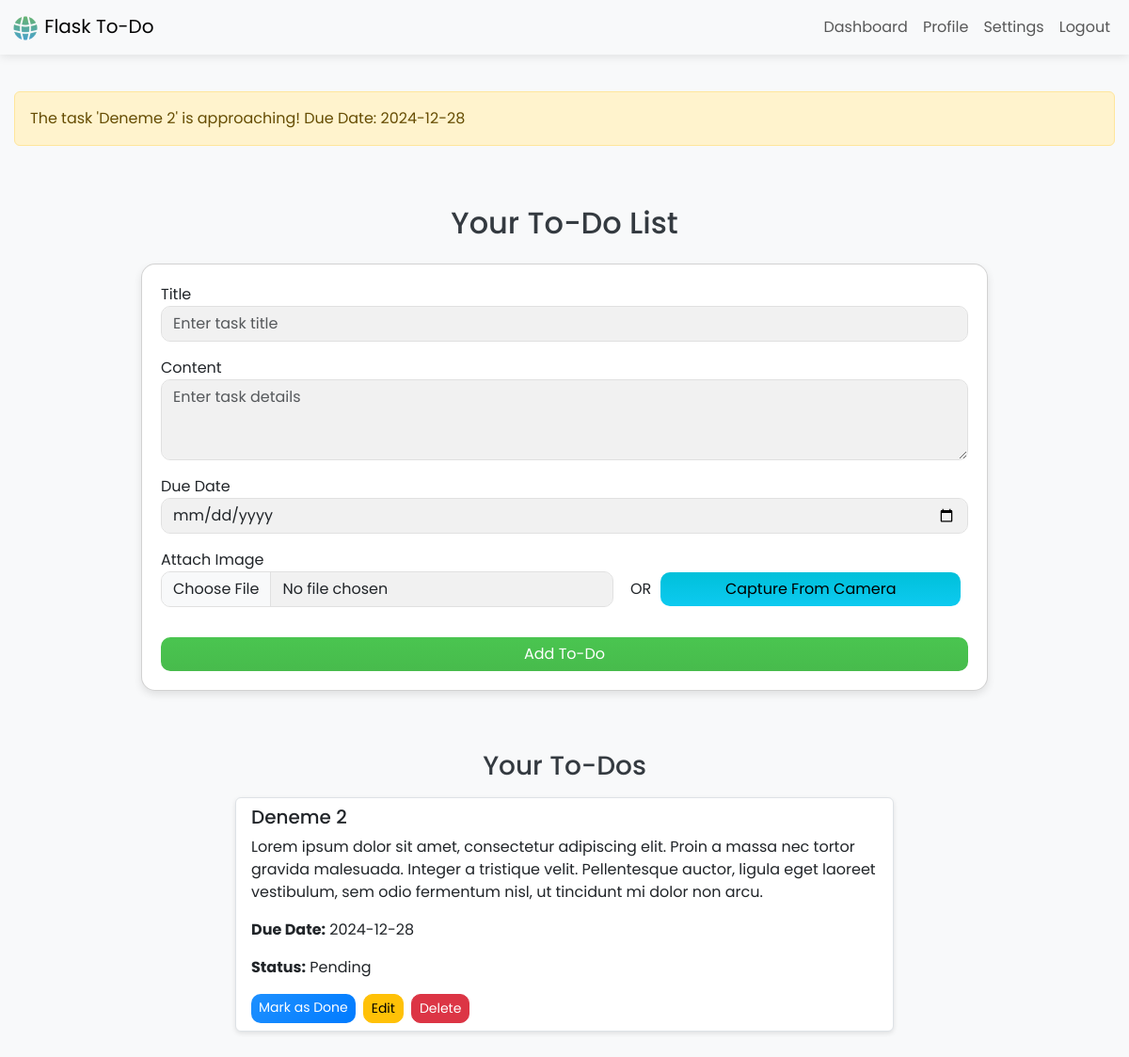
The app's page /dashboard (signed in), older data.
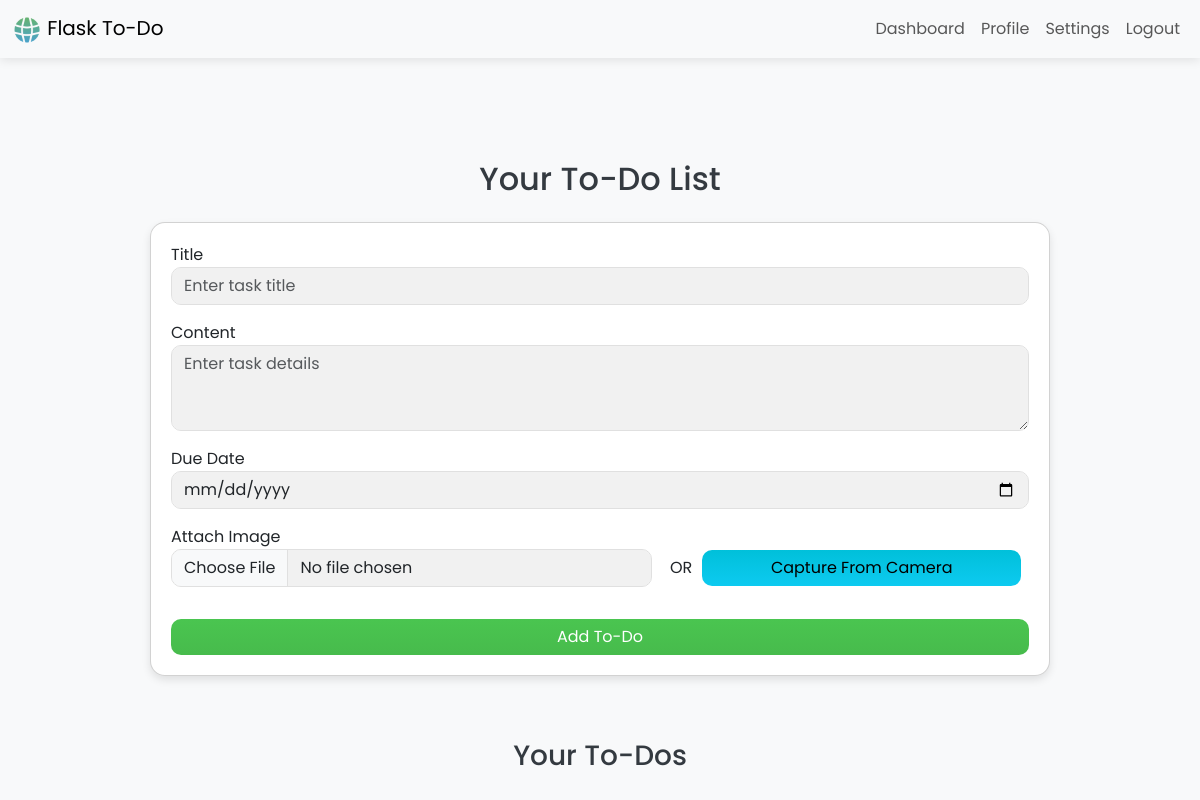
The same page, newer data.
### app.py (models this page shows)
class Todo(db.Model):
    id = db.Column(db.Integer, primary_key=True)
    title = db.Column(db.String(100), nullable=False)
    content = db.Column(db.Text, nullable=False)
    due_date = db.Column(db.Date, nullable=True)
    completed = db.Column(db.Boolean, default=False)
    postponed = db.Column(db.Boolean, default=False)
    user_id = db.Column(db.Integer, db.ForeignKey('user.id'), nullable=False)
    image_path = db.Column(db.String(200), nullable=True)  # New column for image path

### app.py (the view, shortened to what this page needs)
@app.route('/dashboard', methods=['GET', 'POST'])
@login_required
def dashboard():
    todos = Todo.query.filter_by(owner=current_user).all()
    today = datetime.now().date()
    for todo in todos:
        if todo.due_date and 0 <= (todo.due_date - today).days <= 2 and not todo.completed:
            flash(f"The task '{todo.title}' is approaching! Due Date: {todo.due_date}", 'warning')
    return render_template('dashboard.html', todos=todos)

### app.py (called while the page is built)
@login_manager.user_loader
def load_user(user_id):
    return User.query.get(int(user_id))

### templates/dashboard.html (shortened to what this page needs)
{% extends 'base.html' %}
{% block content %}
<link rel="stylesheet" href="static/css/styles.css" />
<div class="container my-5">
  <h2 class="text-center mb-4">Your To-Do List</h2>
  <div class="card card-dashboard {% if current_user.is_authenticated and current_user.theme == 'dark' %}card dark-theme{% else %}card light-theme{% endif %} ">
    <form method="POST" enctype="multipart/form-data" id="todoForm">
      <div class="form-group mb-3">
        <label for="title">Title</label>
        <input type="text" name="title" class="form-control" placeholder="Enter task title" required />
      </div>
      <div class="form-group mb-3">
        <label for="content">Content</label>
        <textarea name="content" class="form-control" rows="3" placeholder="Enter task details" required></textarea>
      </div>
      <div class="form-group mb-3">
        <label for="due_date">Due Date</label>
        <input type="date" name="due_date" class="form-control" />
      </div>
      <div class="form-group mb-3 d-flex align-items-center">
          <div class="me-2 flex-fill">
              <label for="image">Attach Image</label>
              <input type="file" name="image" class="form-control" accept="image/*" />
          </div>
          <label class="pt-4 pr-1" style="padding: 0 10px;" for="form-control">OR</label>
          <div class="me-2 pt-4 flex-fill">
              <button type="button" class="btn btn-info w-100" data-bs-toggle="modal" data-bs-target="#webcamModal">
                  Capture From Camera
              </button>
          </div>
      </div>
      <button type="submit" class="btn btn-success w-100 mt-3">Add To-Do</button>
    </form>
  </div>
</div>
<h3 class="text-center mt-5">Your To-Dos</h3>
<ul class="list-group mt-3">
  {% for todo in todos %}
    <li class="list-group-item {% if current_user.is_authenticated and current_user.theme == 'dark' %}dark-theme{% else %}light-theme{% endif %}">
      <h5>{{ todo.title }}</h5>
      <p>{{ todo.content }}</p>
      <p><strong>Due Date:</strong> {{ todo.due_date }}</p>
      <p><strong>Status:</strong> {{ 'Completed' if todo.completed else 'Pending' }}</p>
      <div class="d-flex mt-3">
        <a href="{{ url_for('toggle_status', id=todo.id) }}" class="btn btn-sm btn-primary me-2">
          {{ 'Mark as Done' if not todo.completed else 'Mark as Pending' }}
        </a>
        <button class="btn btn-sm btn-warning me-2" data-bs-toggle="modal" data-bs-target="#editModal"
                data-id="{{ todo.id }}" data-title="{{ todo.title }}" data-content="{{ todo.content }}"
                data-due_date="{{ todo.due_date }}">
          Edit
        </button>
        <button class="btn btn-sm btn-danger" data-bs-toggle="modal" data-bs-target="#deleteModal" data-id="{{ todo.id }}">
          Delete
        </button>
      </div>
    </li>
  {% endfor %}
</ul>
{% endblock %}

### templates/base.html (shortened to what this page needs)
<!DOCTYPE html>
<html lang="en">
<head>
    <link rel="stylesheet" href="https://cdnjs.cloudflare.com/ajax/libs/font-awesome/6.6.0/css/fontawesome.min.css">
    <link rel="stylesheet" href="https://cdnjs.cloudflare.com/ajax/libs/bootstrap/5.3.3/css/bootstrap.min.css">
    <link rel="stylesheet" href="https://cdn.jsdelivr.net/npm/bootstrap-icons@1.10.5/font/bootstrap-icons.css">
    <link rel="stylesheet" href="{{ url_for('static', filename='css/styles.css') }}">
</head>
<body class="{% if current_user.is_authenticated and current_user.theme == 'dark' %}dark-theme{% else %}light-theme{% endif %}">
    <nav class="navbar navbar-expand-lg {% if current_user.is_authenticated and current_user.theme == 'dark' %}navbar-dark bg-dark{% else %}navbar-light bg-light{% endif %}">
        <div class="container-fluid">
            <a class="navbar-brand" href="/dashboard">
                <img src="{{ url_for('static', filename='icons/web-192.png') }}" alt="Flask To-Do Logo"> Flask To-Do
            </a>
            <div class="collapse navbar-collapse" id="navbarNav">
                <ul class="navbar-nav ms-auto">
                    {% if current_user.is_authenticated %}
                        <li class="nav-item">
                            <a class="nav-link" href="{{ url_for('dashboard') }}">Dashboard</a>
                        </li>
                        <li class="nav-item">
                            <a class="nav-link" href="{{ url_for('profile') }}">Profile</a>
                        </li>
                        <li class="nav-item">
                            <a class="nav-link" href="{{ url_for('settings') }}">Settings</a>
                        </li>
                        <li class="nav-item">
                            <a class="nav-link" href="{{ url_for('logout') }}">Logout</a>
                        </li>
                    {% endif %}
                </ul>
            </div>
        </div>
    </nav>
    <div class="container mt-4">
        {% with messages = get_flashed_messages(with_categories=true) %}
            {% if messages %}
                {% for category, message in messages %}
                <div class="alert alert-{{ category }}">{{ message|safe }}</div>
                {% endfor %}
            {% endif %}
        {% endwith %}
        {% block content %}{% endblock %}
    </div>
</body>
</html>

### static/css/styles.css (style rules this page uses)
body { font-family: 'Poppins', sans-serif; margin: 0; padding: 0; }
body.light-theme { background-color: #f8f9fa; color: #343a40; }
.container { max-width: 1200px; margin: auto; padding: 15px; }
.form-control { border-radius: 10px; background-color: #f1f1f1; border: 1px solid #e0e0e0; }
.btn { border-radius: 10px; }
.card-dashboard { max-width: 900px; margin: auto; border-radius: 15px; transition: box-shadow 0.3s ease; padding: 20px; box-shadow: 0 4px 8px rgba(0, 0, 0, 0.1); }
.btn-info { background: linear-gradient(180deg, #00c0da, #0dcaf0); border: none; transition: background 0.3s ease, transform 0.2s ease; }
.btn-success { background: linear-gradient(180deg, #4ac550, #47bb4c); border: none; transition: background 0.3s ease, transform 0.2s ease; }
.form-group { position: relative; }
.navbar { box-shadow: 0 2px 10px rgba(0, 0, 0, 0.1); }
.navbar-brand img { width: 30px; height: auto; }

Row changes from the older to the newer data that the page shows:
removed Todo: title "Deneme 2", content "Lorem ipsum dolor sit amet, consectetur adipiscing elit. Proin a massa nec tortor gravida malesuada. Integer a tristique velit. Pellentesque auctor, ligula eget laoreet vestibulum, sem odio fermentum nisl, ut tincidunt mi dolor non arcu.", due_date "2024-12-28", completed "Pending", completed "Mark as Done"
Text that changed along with them:
list line gone: "The task 'Deneme 2' is approaching! Due Date: 2024-12-28"
